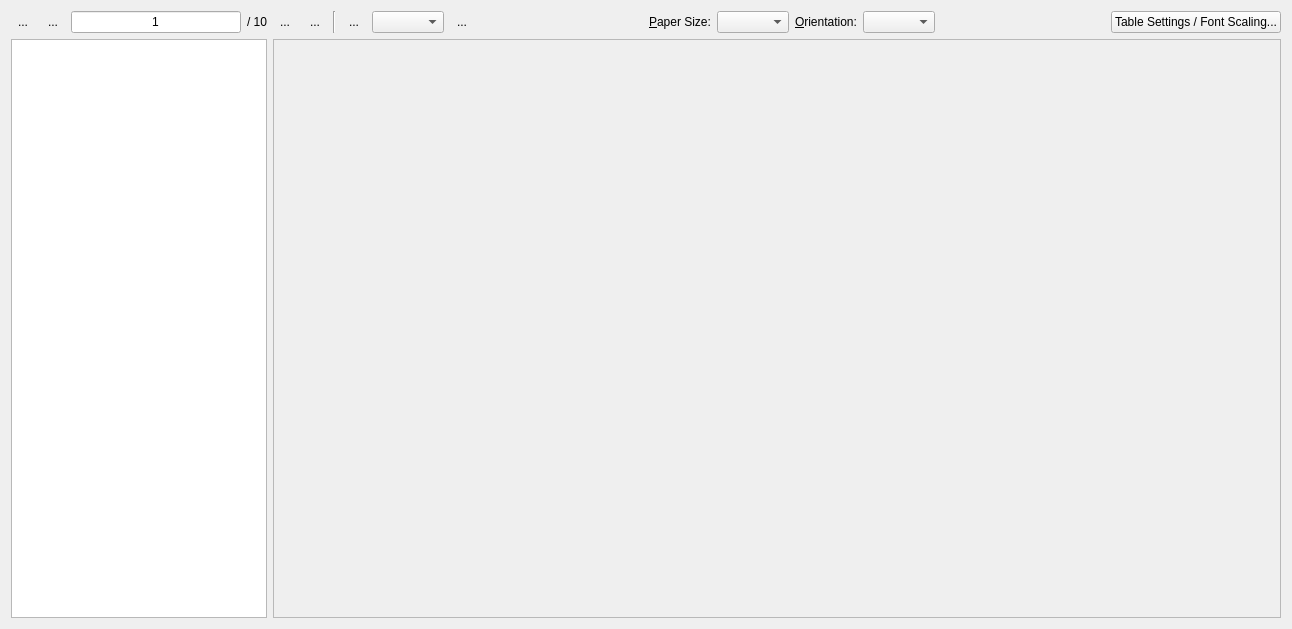
<?xml version="1.0" encoding="UTF-8"?>
<ui version="4.0">
 <class>PreviewWidgetBase</class>
 <widget class="QWidget" name="PreviewWidgetBase">
  <property name="geometry">
   <rect>
    <x>0</x>
    <y>0</y>
    <width>1292</width>
    <height>629</height>
   </rect>
  </property>
  <property name="windowTitle">
   <string>Print Preview</string>
  </property>
  <layout class="QVBoxLayout" name="verticalLayout">
   <item>
    <widget class="QWidget" name="actionBar" native="true">
     <property name="sizePolicy">
      <sizepolicy hsizetype="Preferred" vsizetype="Maximum">
       <horstretch>0</horstretch>
       <verstretch>0</verstretch>
      </sizepolicy>
     </property>
     <layout class="QHBoxLayout" name="horizontalLayout">
      <property name="sizeConstraint">
       <enum>QLayout::SetDefaultConstraint</enum>
      </property>
      <property name="margin">
       <number>0</number>
      </property>
      <item>
       <widget class="QToolButton" name="firstPage">
        <property name="toolTip">
         <string>First Page</string>
        </property>
        <property name="whatsThis">
         <string>Goes to the first page</string>
        </property>
        <property name="text">
         <string>...</string>
        </property>
        <property name="icon">
         <iconset resource="../../pics/pics.qrc">
          <normaloff>:/2leftarrow.png</normaloff>:/2leftarrow.png</iconset>
        </property>
        <property name="iconSize">
         <size>
          <width>22</width>
          <height>22</height>
         </size>
        </property>
        <property name="autoRaise">
         <bool>true</bool>
        </property>
       </widget>
      </item>
      <item>
       <widget class="QToolButton" name="prevPage">
        <property name="toolTip">
         <string>Previous Page</string>
        </property>
        <property name="whatsThis">
         <string>Goes to the previous page</string>
        </property>
        <property name="text">
         <string>...</string>
        </property>
        <property name="icon">
         <iconset resource="../../pics/pics.qrc">
          <normaloff>:/1leftarrow.png</normaloff>:/1leftarrow.png</iconset>
        </property>
        <property name="iconSize">
         <size>
          <width>22</width>
          <height>22</height>
         </size>
        </property>
        <property name="autoRaise">
         <bool>true</bool>
        </property>
       </widget>
      </item>
      <item>
       <widget class="QLineEdit" name="pageNumber">
        <property name="text">
         <string>1</string>
        </property>
        <property name="maxLength">
         <number>10</number>
        </property>
        <property name="alignment">
         <set>Qt::AlignHCenter</set>
        </property>
       </widget>
      </item>
      <item>
       <widget class="QLabel" name="pageCount">
        <property name="text">
         <string>/ 10</string>
        </property>
       </widget>
      </item>
      <item>
       <widget class="QToolButton" name="nextPage">
        <property name="toolTip">
         <string>Next Page</string>
        </property>
        <property name="whatsThis">
         <string>Goes to the next page</string>
        </property>
        <property name="text">
         <string>...</string>
        </property>
        <property name="icon">
         <iconset resource="../../pics/pics.qrc">
          <normaloff>:/1rightarrow.png</normaloff>:/1rightarrow.png</iconset>
        </property>
        <property name="iconSize">
         <size>
          <width>22</width>
          <height>22</height>
         </size>
        </property>
        <property name="autoRaise">
         <bool>true</bool>
        </property>
       </widget>
      </item>
      <item>
       <widget class="QToolButton" name="lastPage">
        <property name="toolTip">
         <string>Last Page</string>
        </property>
        <property name="whatsThis">
         <string>Goes to the last page</string>
        </property>
        <property name="text">
         <string>...</string>
        </property>
        <property name="icon">
         <iconset resource="../../pics/pics.qrc">
          <normaloff>:/2rightarrow.png</normaloff>:/2rightarrow.png</iconset>
        </property>
        <property name="iconSize">
         <size>
          <width>22</width>
          <height>22</height>
         </size>
        </property>
        <property name="autoRaise">
         <bool>true</bool>
        </property>
       </widget>
      </item>
      <item>
       <widget class="Line" name="line">
        <property name="sizePolicy">
         <sizepolicy hsizetype="Fixed" vsizetype="Minimum">
          <horstretch>0</horstretch>
          <verstretch>0</verstretch>
         </sizepolicy>
        </property>
        <property name="orientation">
         <enum>Qt::Vertical</enum>
        </property>
       </widget>
      </item>
      <item>
       <widget class="QToolButton" name="zoomIn">
        <property name="text">
         <string>...</string>
        </property>
        <property name="icon">
         <iconset resource="../../pics/pics.qrc">
          <normaloff>:/zoom+.png</normaloff>:/zoom+.png</iconset>
        </property>
        <property name="iconSize">
         <size>
          <width>22</width>
          <height>22</height>
         </size>
        </property>
        <property name="autoRaise">
         <bool>true</bool>
        </property>
       </widget>
      </item>
      <item>
       <widget class="QComboBox" name="zoomCombo"/>
      </item>
      <item>
       <widget class="QToolButton" name="zoomOut">
        <property name="text">
         <string>...</string>
        </property>
        <property name="icon">
         <iconset resource="../../pics/pics.qrc">
          <normaloff>:/zoom-.png</normaloff>:/zoom-.png</iconset>
        </property>
        <property name="iconSize">
         <size>
          <width>22</width>
          <height>22</height>
         </size>
        </property>
        <property name="autoRaise">
         <bool>true</bool>
        </property>
       </widget>
      </item>
      <item>
       <spacer>
        <property name="orientation">
         <enum>Qt::Horizontal</enum>
        </property>
        <property name="sizeHint" stdset="0">
         <size>
          <width>40</width>
          <height>20</height>
         </size>
        </property>
       </spacer>
      </item>
      <item>
       <widget class="QLabel" name="labelPaperSize">
        <property name="text">
         <string>&amp;Paper Size:</string>
        </property>
        <property name="buddy">
         <cstring>paperSizeCombo</cstring>
        </property>
       </widget>
      </item>
      <item>
       <widget class="QComboBox" name="paperSizeCombo">
        <property name="sizePolicy">
         <sizepolicy hsizetype="Minimum" vsizetype="Fixed">
          <horstretch>0</horstretch>
          <verstretch>0</verstretch>
         </sizepolicy>
        </property>
       </widget>
      </item>
      <item>
       <widget class="QLabel" name="labelOrientation">
        <property name="text">
         <string>&amp;Orientation:</string>
        </property>
        <property name="buddy">
         <cstring>paperOrientationCombo</cstring>
        </property>
       </widget>
      </item>
      <item>
       <widget class="QComboBox" name="paperOrientationCombo">
        <property name="sizePolicy">
         <sizepolicy hsizetype="Minimum" vsizetype="Fixed">
          <horstretch>0</horstretch>
          <verstretch>0</verstretch>
         </sizepolicy>
        </property>
       </widget>
      </item>
      <item>
       <spacer>
        <property name="orientation">
         <enum>Qt::Horizontal</enum>
        </property>
        <property name="sizeHint" stdset="0">
         <size>
          <width>101</width>
          <height>20</height>
         </size>
        </property>
       </spacer>
      </item>
      <item>
       <widget class="QPushButton" name="tableBreakingButton">
        <property name="text">
         <string>Table Settings / Font Scaling...</string>
        </property>
       </widget>
      </item>
     </layout>
    </widget>
   </item>
   <item>
    <layout class="QHBoxLayout" name="horizontalLayout_2">
     <item>
      <widget class="QListWidget" name="pageList"/>
     </item>
     <item>
      <widget class="QScrollArea" name="previewArea">
       <property name="sizePolicy">
        <sizepolicy hsizetype="Preferred" vsizetype="Preferred">
         <horstretch>1</horstretch>
         <verstretch>1</verstretch>
        </sizepolicy>
       </property>
      </widget>
     </item>
    </layout>
   </item>
  </layout>
 </widget>
 <resources>
  <include location="../../pics/pics.qrc"/>
 </resources>
 <connections/>
</ui>
